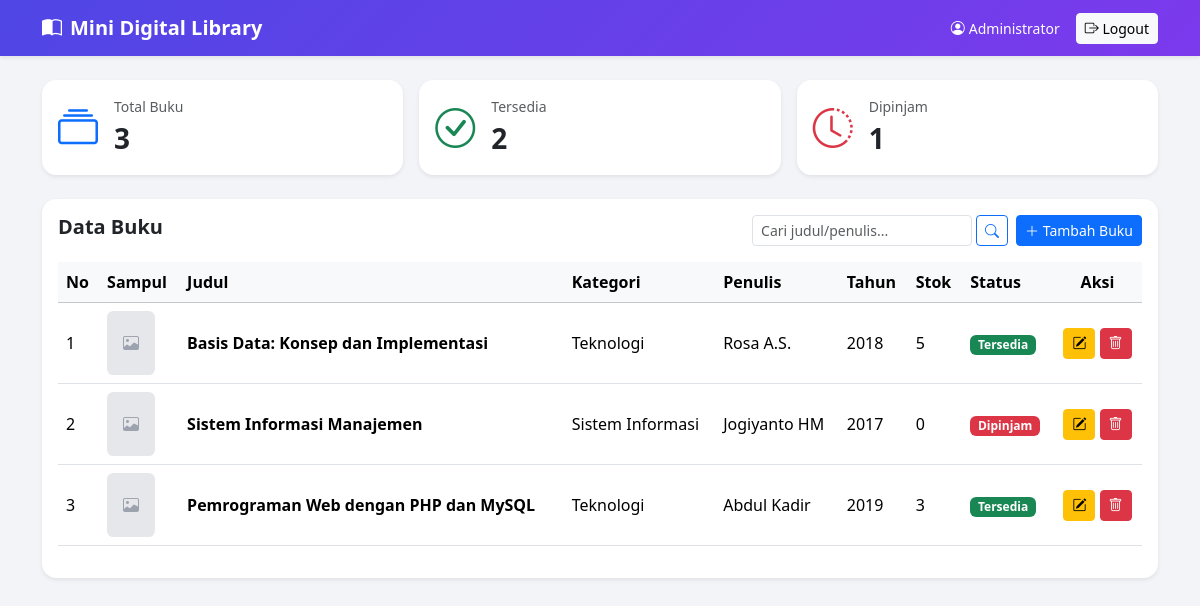
/dashboard.php (signed in), run on the app's committed database.
### tables this page shows
CREATE TABLE buku (
  id INT AUTO_INCREMENT PRIMARY KEY,
  judul VARCHAR(150) NOT NULL,
  kategori VARCHAR(50) NOT NULL,
  penulis VARCHAR(100) NOT NULL,
  tahun_terbit YEAR NOT NULL,
  stok INT NOT NULL DEFAULT 0,
  sampul VARCHAR(255) DEFAULT NULL,
  created_at TIMESTAMP DEFAULT CURRENT_TIMESTAMP
);

### config/fungsi.php (called while the page is built, shortened)
<?php
function e($teks): string
{
    return htmlspecialchars((string)$teks, ENT_QUOTES, 'UTF-8');
}
function label_status(int $stok): array
{
    if ($stok > 0) {
        return ['Tersedia', 'success'];
    }
    return ['Dipinjam', 'danger'];
}

### dashboard.php (the view, shortened to what this page needs)
<?php
require 'config/koneksi.php';
require 'config/fungsi.php';
$cari = trim($_GET['cari'] ?? '');
$like = "%$cari%";
$stmt = $conn->prepare('SELECT * FROM buku WHERE judul LIKE ? OR penulis LIKE ? OR kategori LIKE ? ORDER BY id DESC');
$stmt->bind_param('sss', $like, $like, $like);
$stmt->execute();
$buku = $stmt->get_result()->fetch_all(MYSQLI_ASSOC);
$total = $conn->query('SELECT COUNT(*) c FROM buku')->fetch_assoc()['c'];
$tersedia = $conn->query('SELECT COUNT(*) c FROM buku WHERE stok > 0')->fetch_assoc()['c'];
$dipinjam = $total - $tersedia;
include 'config/header.php';
?>
<div class="row g-3 mb-4">
  <?php foreach ([['Total Buku', $total, 'primary', 'collection'], ['Tersedia', $tersedia, 'success', 'check-circle'], ['Dipinjam', $dipinjam, 'danger', 'clock-history']] as [$t, $n, $w, $i]): ?>
  <div class="col-12 col-md-4">
    <div class="card shadow-sm"><div class="card-body d-flex align-items-center">
      <i class="bi bi-<?= $i ?> fs-1 text-<?= $w ?> me-3"></i>
      <div><div class="text-muted small"><?= $t ?></div><div class="fs-3 fw-bold"><?= $n ?></div></div>
    </div></div>
  </div>
  <?php endforeach; ?>
</div>
<div class="card shadow-sm">
  <div class="card-body">
    <div class="d-flex flex-wrap gap-2 justify-content-between mb-3">
      <h5 class="fw-bold mb-0">Data Buku</h5>
      <div class="d-flex gap-2">
        <form class="d-flex" method="GET">
          <input type="text" name="cari" class="form-control form-control-sm" placeholder="Cari judul/penulis..." value="<?= e($cari) ?>">
          <button class="btn btn-sm btn-outline-primary ms-1"><i class="bi bi-search"></i></button>
        </form>
        <a href="tambah_buku.php" class="btn btn-sm btn-primary"><i class="bi bi-plus-lg"></i> Tambah Buku</a>
      </div>
    </div>
    <div class="table-responsive">
      <table class="table table-hover align-middle">
        <thead class="table-light">
          <tr><th>No</th><th>Sampul</th><th>Judul</th><th>Kategori</th><th>Penulis</th><th>Tahun</th><th>Stok</th><th>Status</th><th class="text-center">Aksi</th></tr>
        </thead>
        <tbody>
        <?php foreach ($buku as $no => $b): [$label, $warna] = label_status((int)$b['stok']); ?>
          <tr>
            <td><?= $no + 1 ?></td>
            <td>
              <?php if ($b['sampul'] && is_file('uploads/' . $b['sampul'])): ?>
                <img src="uploads/<?= e($b['sampul']) ?>" class="thumb" alt="Sampul">
              <?php else: ?>
                <div class="thumb-kosong"><i class="bi bi-image"></i></div>
              <?php endif; ?>
            </td>
            <td class="fw-semibold"><?= e($b['judul']) ?></td>
            <td><?= e($b['kategori']) ?></td>
            <td><?= e($b['penulis']) ?></td>
            <td><?= e($b['tahun_terbit']) ?></td>
            <td><?= (int)$b['stok'] ?></td>
            <td><span class="badge text-bg-<?= $warna ?>"><?= $label ?></span></td>
            <td class="text-center text-nowrap">
              <a href="edit_buku.php?id=<?= $b['id'] ?>" class="btn btn-sm btn-warning"><i class="bi bi-pencil-square"></i></a>
              <form action="hapus_buku.php" method="POST" class="d-inline" onsubmit="return confirm('Hapus buku ini beserta sampulnya?')">
                <button class="btn btn-sm btn-danger"><i class="bi bi-trash"></i></button>
              </form>
            </td>
          </tr>
        <?php endforeach; ?>
        </tbody>
      </table>
    </div>
  </div>
</div>
<?php include 'config/footer.php'; ?>

### config/header.php (shortened to what this page needs)
<!DOCTYPE html>
<html lang="id">
<head>
  <link href="https://cdn.jsdelivr.net/npm/bootstrap@5.3.3/dist/css/bootstrap.min.css" rel="stylesheet">
  <link href="https://cdn.jsdelivr.net/npm/bootstrap-icons@1.11.3/font/bootstrap-icons.min.css" rel="stylesheet">
</head>
<body>
<nav class="navbar navbar-dark shadow-sm mb-4">
  <div class="container">
    <a class="navbar-brand fw-bold" href="dashboard.php"><i class="bi bi-book-half me-2"></i>Mini Digital Library</a>
    <div class="d-flex align-items-center text-white">
      <span class="me-3 small d-none d-sm-inline"><i class="bi bi-person-circle me-1"></i><?= e($_SESSION['nama']) ?></span>
      <a href="logout.php" class="btn btn-sm btn-light"><i class="bi bi-box-arrow-right"></i> Logout</a>
    </div>
  </div>
</nav>
<div class="container pb-5">

### config/footer.php (shortened to what this page needs)
</div>
</body>
</html>

### config/header.php (style rules this page uses)
body { background: #f3f4f8; }
.navbar { background: linear-gradient(135deg, #4f46e5, #7c3aed); }
.card { border: 0; border-radius: .9rem; }
.thumb-kosong { width: 48px; height: 64px; border-radius: .4rem; background: #e5e7eb; display: flex; align-items: center; justify-content: center; color: #9ca3af; }

### data on the page
buku: judul "Basis Data: Konsep dan Implementasi", kategori "Teknologi", penulis "Rosa A.S.", tahun_terbit "2018", stok "5", label "Tersedia"
buku: judul "Sistem Informasi Manajemen", kategori "Sistem Informasi", penulis "Jogiyanto HM", tahun_terbit "2017", stok "0", label "Dipinjam"
buku: judul "Pemrograman Web dengan PHP dan MySQL", kategori "Teknologi", penulis "Abdul Kadir", tahun_terbit "2019", stok "3", label "Tersedia"

### other printed values
$_SESSION['nama'] "Administrator"
$t "Total Buku"
$n "3"
$t "Tersedia"
$n "2"
$t "Dipinjam"
$n "1"
